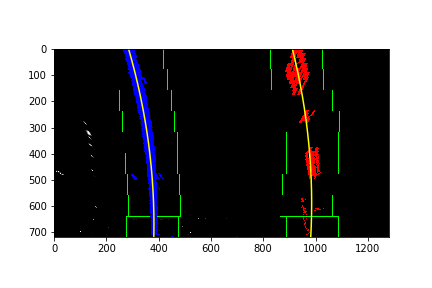
#> input picture examples/color_fit_lines_box.png, 432 x 288 px; its folder holds only this picture in this run
$ python -i binary_warp.py   (imports and definitions only)   (older library calls are emulated)
#> lines starting #> are read from the running program, lines starting #| are printed output that depends on the picture; after the words box and inside, x2 and y2 are one past the last pixel; in counts of white or black regions, pixels touching at a corner belong together
import numpy as np
import cv2
import glob
import matplotlib.pyplot as plt
import matplotlib.image as mpimg
import pickle


def abs_sobel_thresh(img, orient='x', sobel_kernel=3, thresh = (0, 255)):

    # Apply the following steps to img
    # 1) Convert to grayscale
    if len(img.shape) == 3:
        gray = cv2.cvtColor(img, cv2.COLOR_RGB2GRAY)
    else:
        gray = img
    # 2) Take the derivative in x or y given orient = 'x' or 'y'
    if orient == 'x':
        deriv = cv2.Sobel(gray, cv2.CV_64F, 1, 0)
    else:
        deriv = cv2.Sobel(gray, cv2.CV_64F, 0, 1)
    # 3) Take the absolute value of the derivative or gradient
    deriv = np.abs(deriv)
    # 4) Scale to 8-bit (0 - 255) then convert to type = np.uint8
    deriv = np.uint8(255 * deriv / np.max(deriv))
    # 5) Create a mask of 1's where the scaled gradient magnitude
            # is > thresh_min and < thresh_max
    binary_output = np.zeros_like(deriv)
    binary_output[(deriv >= thresh[0]) & (deriv <= thresh[1])] = 1
    # 6) Return this mask as your binary_output image
    return binary_output

# Define a function that applies Sobel x and y,
# then computes the direction of the gradient
# and applies a threshold.
def dir_sobel_threshold(img, sobel_kernel=3, thresh=(0, np.pi/2)):

    # Apply the following steps to img
    # 1) Convert to grayscale
    if len(img.shape) == 3:
        gray = cv2.cvtColor(img, cv2.COLOR_RGB2GRAY)
    else:
        gray = img
    # 2) Take the gradient in x and y separately
    dx = cv2.Sobel(gray, cv2.CV_64F, 1, 0, ksize = sobel_kernel)
    dy = cv2.Sobel(gray, cv2.CV_64F, 0, 1, ksize = sobel_kernel)
    # 3) Take the absolute value of the x and y gradients
    abs_dx = np.abs(dx)
    abs_dy = np.abs(dy)
    # 4) Use np.arctan2(abs_sobely, abs_sobelx) to calculate the direction of the gradient
    direc = np.arctan2(abs_dy, abs_dx)
    # 5) Create a binary mask where direction thresholds are met
    binary_output = np.zeros_like(direc)
    binary_output[(direc > thresh[0]) & (direc < thresh[1])] = 1
    # 6) Return this mask as your binary_output image
    # binary_output = np.copy(img) # Remove this line
    return binary_output


# Define a function that applies Sobel x and y,
# then computes the magnitude of the gradient
# and applies a threshold
def mag_sobel_thresh(img, sobel_kernel=3, mag_thresh=(0, 255)):

    # Apply the following steps to img
    # 1) Convert to grayscale
    if len(img.shape) == 3:
        gray = cv2.cvtColor(img, cv2.COLOR_RGB2GRAY)
    else:
        gray = img
    # 2) Take the gradient in x and y separately
    dx = cv2.Sobel(gray, cv2.CV_64F, 1, 0, ksize = sobel_kernel)
    dy = cv2.Sobel(gray, cv2.CV_64F, 0, 1, ksize = sobel_kernel)
    # 3) Calculate the magnitude
    dxy = np.sqrt(dx**2 + dy**2)
    # 4) Scale to 8-bit (0 - 255) and convert to type = np.uint8
    dxy = np.uint8(255 * dxy / np.max(dxy))
    # 5) Create a binary mask where mag thresholds are met
    binary_output = np.zeros_like(dxy)
    binary_output[(dxy > mag_thresh[0]) & (dxy < mag_thresh[1])] = 1
    # 6) Return this mask as your binary_output image
    return binary_output

# Color thresholding, with both x gradient and color thresholding
def warp(img, x_thresh = (0, 255), y_thresh = (0, 255), mag_thresh = (0, 255), dir_thresh=(0.0, np.pi/2), color_thresh=(20, 100)):
#> called with x_thresh = (0, 255), y_thresh = (0, 255), mag_thresh = (0, 255), dir_thresh = (0, 1.57), color_thresh = (20, 100)
    img = np.copy(img)
    # Convert to HLS color space and separate the V channel
    hls = cv2.cvtColor(img, cv2.COLOR_RGB2HLS).astype(np.float)
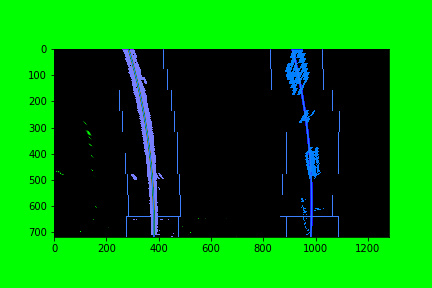
#> hls: shape (288, 432, 3) float64; mean R, G, B 2.1, 127.6, 7.8
    l_channel = hls[:,:,1]
    s_channel = hls[:,:,2]
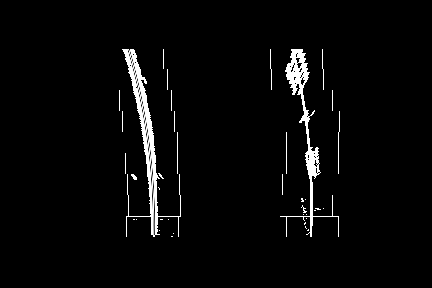
#> s_channel: shape (288, 432) float64; min 0, max 255, mean 7.8
#     threshold gradients using l channel
    sobelx = abs_sobel_thresh(l_channel, orient='x', sobel_kernel=3, thresh = x_thresh) # Take the derivative in x
#> sobelx: shape (288, 432); every value is 1
    sobely = abs_sobel_thresh(l_channel, orient='y', sobel_kernel=3, thresh = y_thresh) # Take the derivative in x
#> call 2 of abs_sobel_thresh, with orient = 'y', sobel_kernel = 3, thresh = (0, 255)
#> in abs_sobel_thresh (call 2), `deriv = cv2.Sobel(gray, cv2.CV_64F, 0, 1)`:
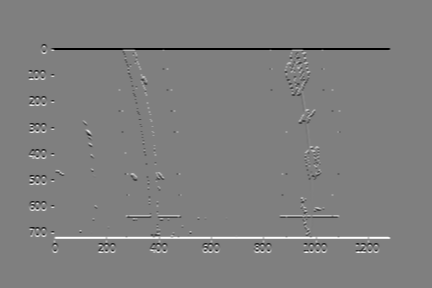
#> deriv: shape (288, 432) float64; min -1020, max 1020, mean 0; drawn with min black and max white
    sobel_mag = mag_sobel_thresh(l_channel, sobel_kernel=3, mag_thresh = mag_thresh)
#> in mag_sobel_thresh, `dxy = np.sqrt(dx**2 + dy**2)`:
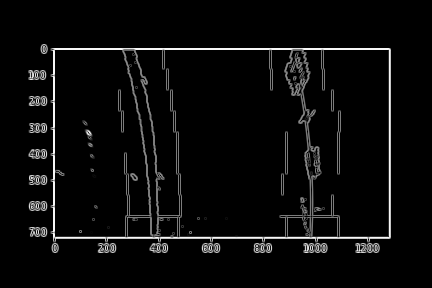
#> dxy: shape (288, 432) float64; min 0, max 1050.7, mean 42.6; drawn with min black and max white
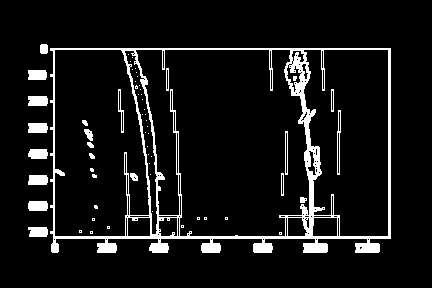
#> sobel_mag: shape (288, 432); values 0 (black) and 1 (white), 8.4% white; 61 white regions (40 under 20 px), largest, box (x1, y1, x2, y2) and area: (50, 48, 391, 253) 8121, (28, 96, 48, 106) 192, (28, 201, 48, 211) 192
    sobel_dir = dir_sobel_threshold(l_channel, sobel_kernel=3, thresh = dir_thresh)
#> in dir_sobel_threshold, `direc = np.arctan2(abs_dy, abs_dx)`:
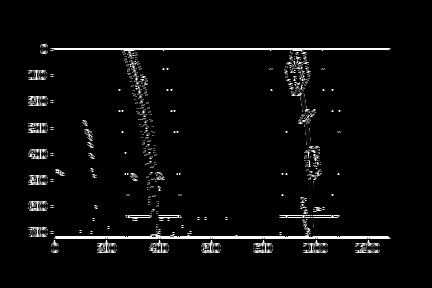
#> direc: shape (288, 432) float64; min 0, max 1.57, mean 0.0567; drawn with min black and max white
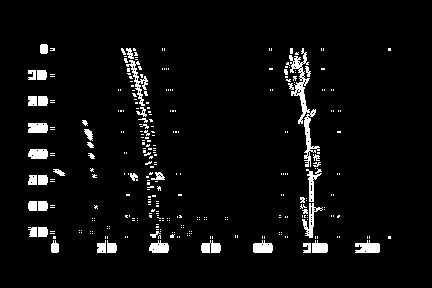
#> sobel_dir: shape (288, 432) float64; values 0 (black) and 1 (white), 4.7% white; 319 white regions (273 under 20 px), largest, box (x1, y1, x2, y2) and area: (289, 48, 320, 167) 821, (126, 60, 148, 106) 259, (355, 240, 380, 253) 232

    sobel = np.zeros_like(l_channel)
    sobel[((sobelx == 1) & (sobely == 1)) | ((sobel_mag == 1) & (sobel_dir == 1))] = 1
#     threshold color channel
    satur = np.zeros_like(s_channel)
    satur[(s_channel >= color_thresh[0]) & (s_channel <= color_thresh[1])] = 1
    # Stack each channel
    # Note color_binary[:, :, 0] is all 0s, effectively an all black image. It might
    # be beneficial to replace this channel with something else.
    gray_binary = np.zeros_like(sobel)
    gray_binary[(sobel == 1) | (satur == 1)] = 1
    color_binary = np.dstack(( np.zeros_like(sobel), sobel, satur))
    return color_binary, gray_binary

def binary_warp(image, cameraMatrix, distCoeffs):
    image = cv2.undistort(image, cameraMatrix, distCoeffs, None, cameraMatrix)
    color, gray = warp(image, x_thresh = (20, 100), y_thresh = (20, 100), mag_thresh = (50, 100), dir_thresh=(.7, 1.3), color_thresh=(160, 255))
    return gray

>>> import cv2
>>> picture = cv2.cvtColor(cv2.imread('../examples/color_fit_lines_box.png'), cv2.COLOR_BGR2RGB)
>>> result = warp(picture)

$ run again, on examples/temp.png
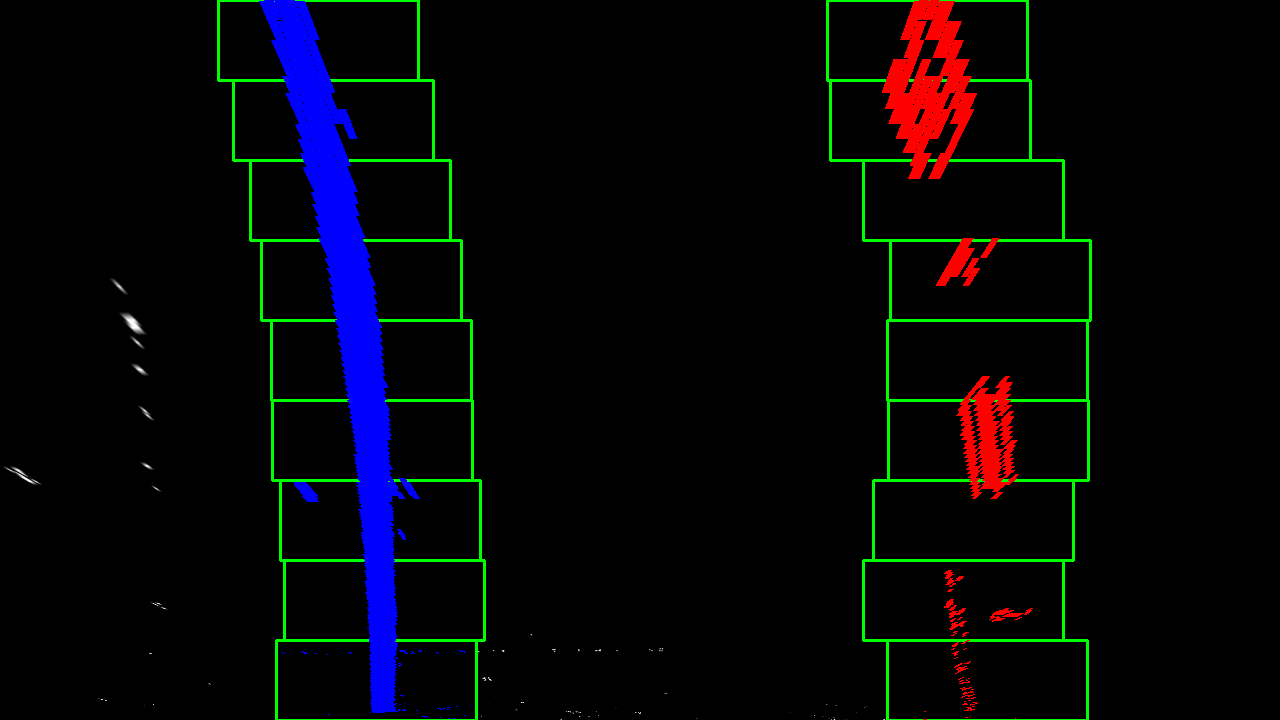
#> input picture examples/temp.png, 1280 x 720 px
#> in warp, `s_channel = hls[:,:,2]`:
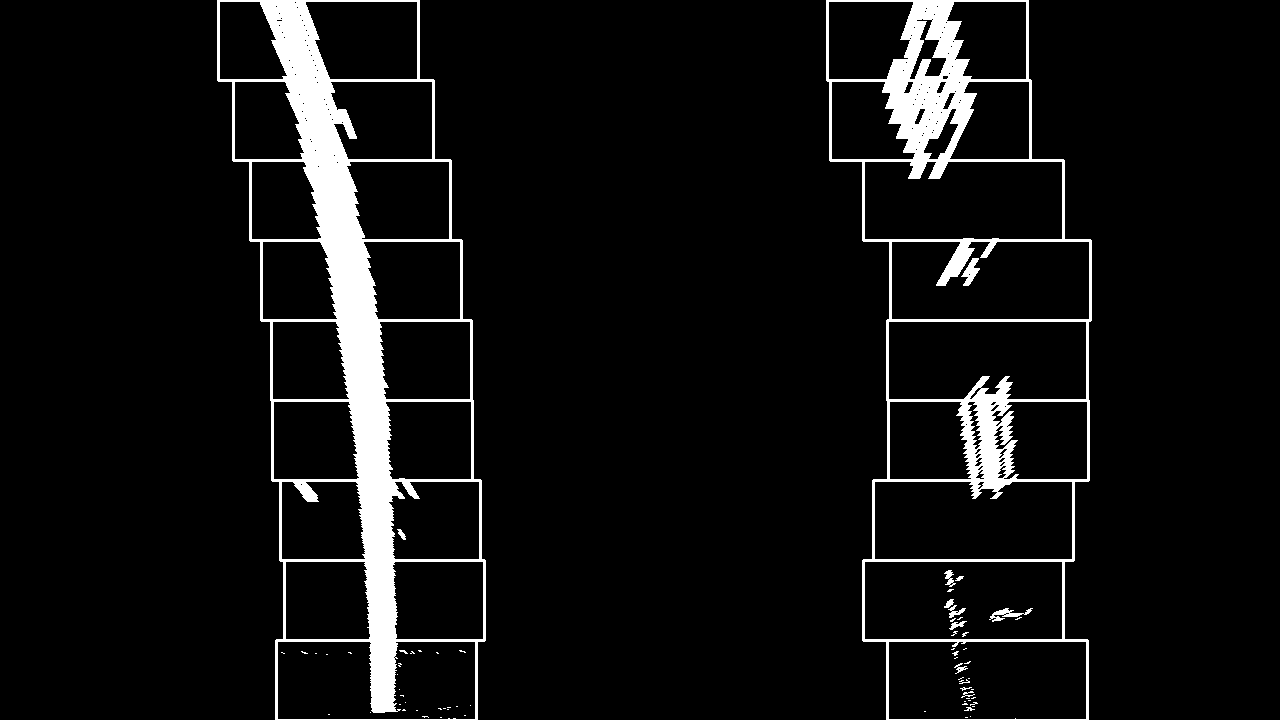
#> s_channel: shape (720, 1280) float64; 6.6% white; 68 white regions (54 under 20 px), largest, box (x1, y1, x2, y2) and area: (217, 0, 486, 720) 36352, (826, 0, 1092, 720) 23272, (961, 258, 980, 286) 253
#> sobelx: shape (720, 1280); every value is 1
#> sobel_mag: shape (720, 1280); values 0 (black) and 1 (white), 4.4% white in thin lines or dots, all inside (x1, y1, x2, y2) = (1, 0, 1093, 720)
#> in warp, `sobel_dir = dir_sobel_threshold(l_channel, sobel_kernel=3, thresh = di..`:
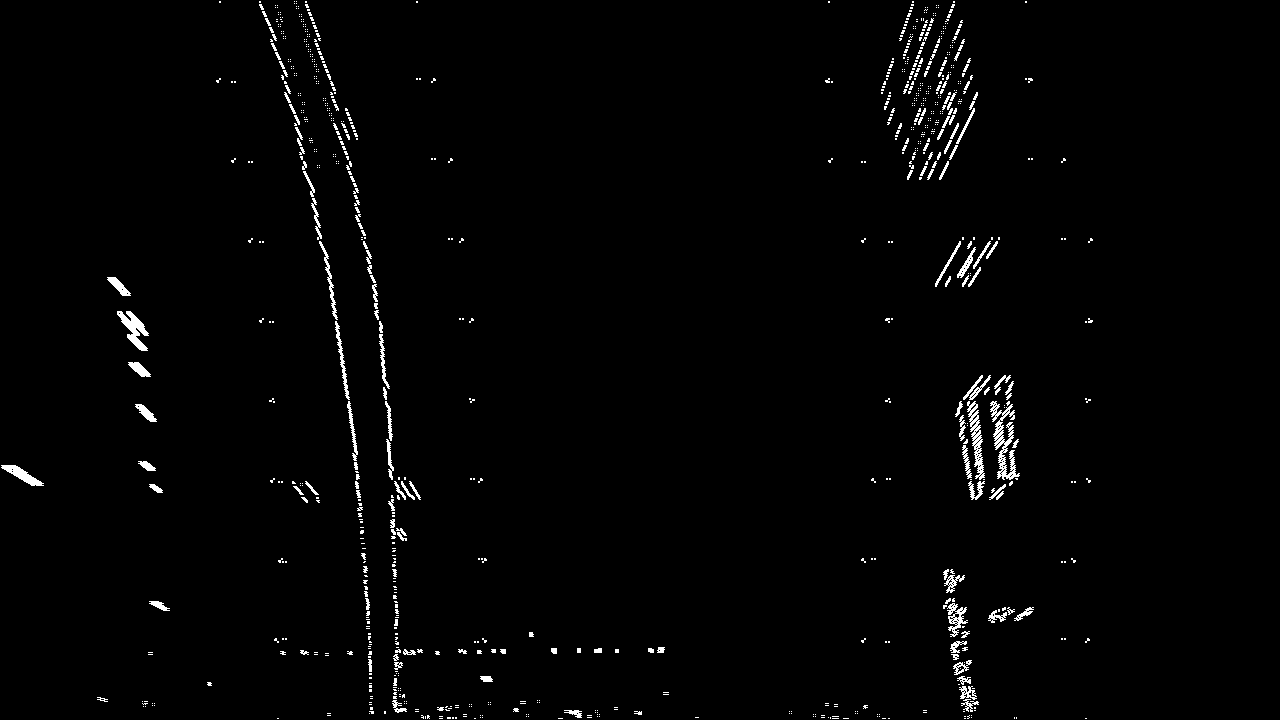
#> sobel_dir: shape (720, 1280) float64; values 0 (black) and 1 (white), 1.6% white in thin lines or dots, all inside (x1, y1, x2, y2) = (1, 1, 1093, 719)

$ run again, on examples/test.png
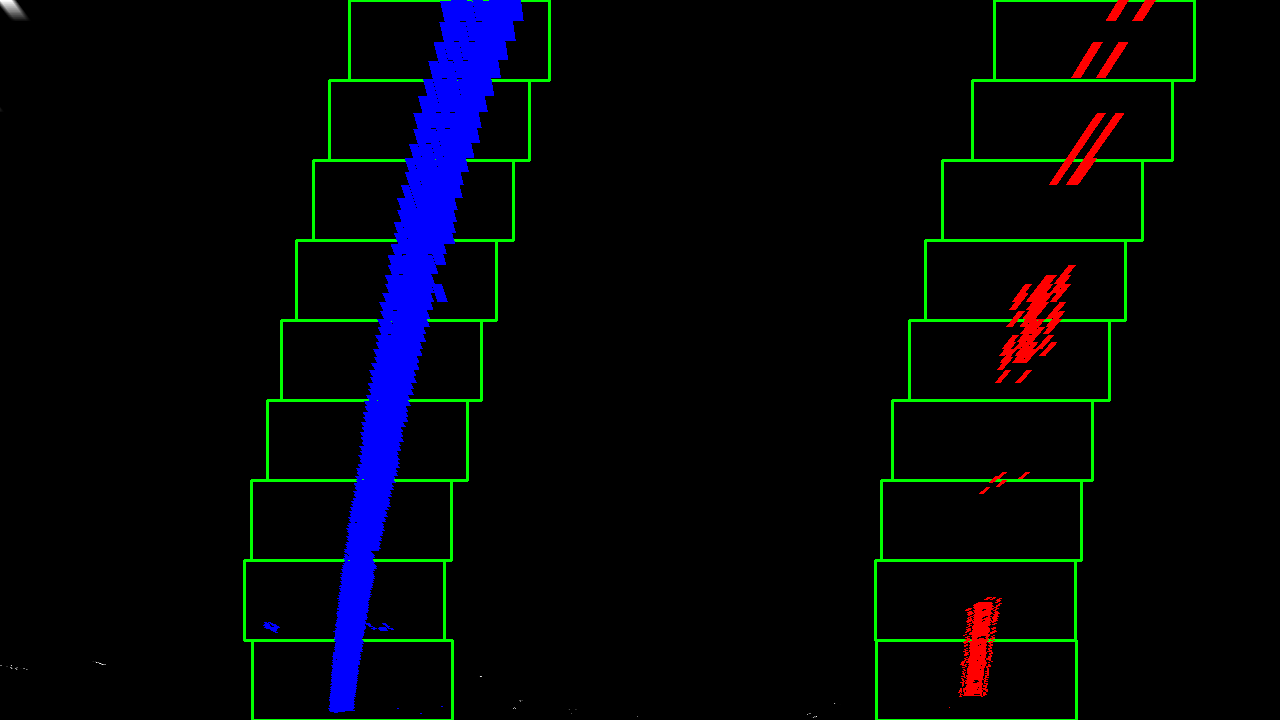
#> input picture examples/test.png, 1280 x 720 px
#> in warp, `s_channel = hls[:,:,2]`:
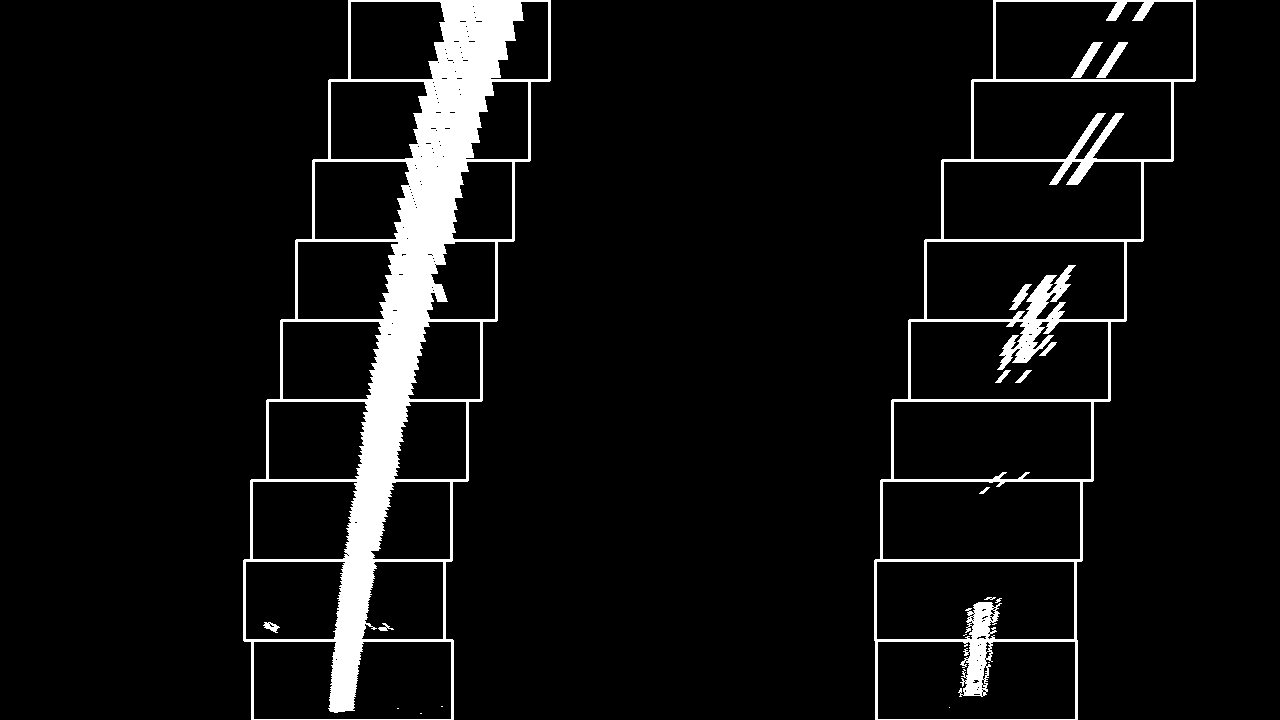
#> s_channel: shape (720, 1280) float64; 6.5% white; 19 white regions (7 under 20 px), largest, box (x1, y1, x2, y2) and area: (243, 0, 551, 720) 42300, (874, 0, 1196, 720) 16307, (1071, 42, 1103, 78) 358
#> sobelx: shape (720, 1280); every value is 1
#> sobel_mag: shape (720, 1280); values 0 (black) and 1 (white), 4% white in thin lines or dots
#> in warp, `sobel_dir = dir_sobel_threshold(l_channel, sobel_kernel=3, thresh = di..`:
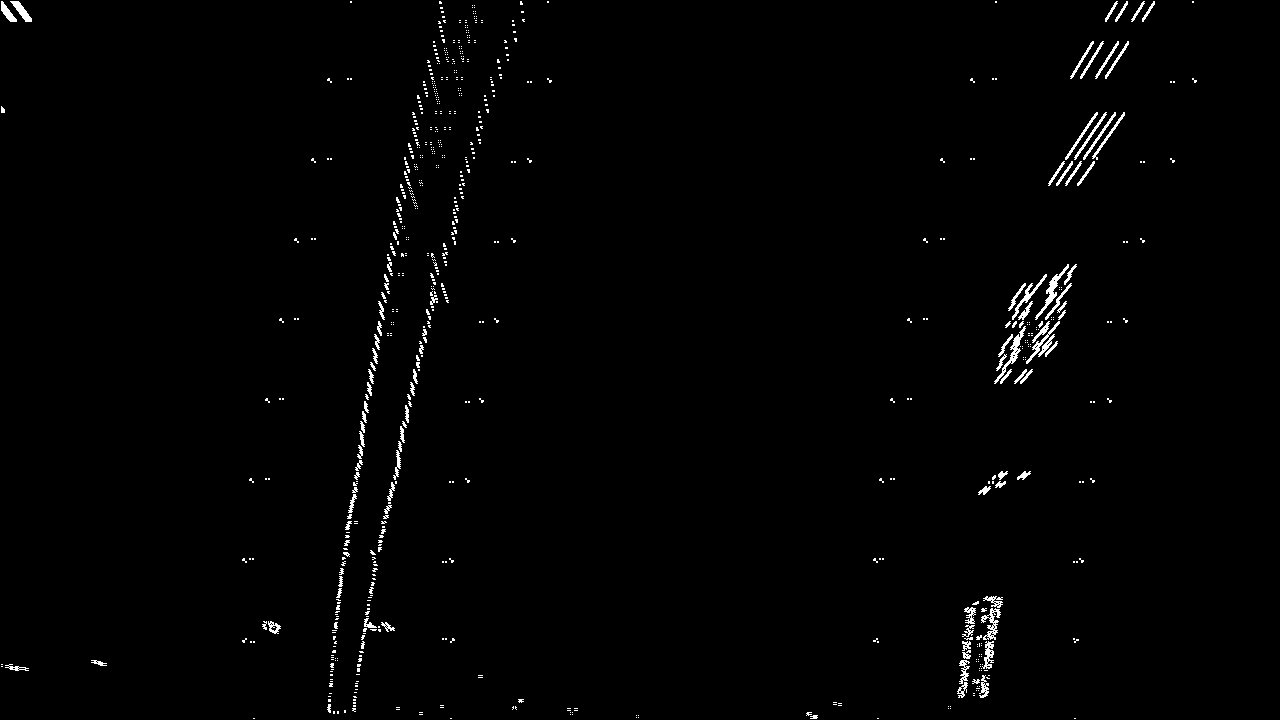
#> sobel_dir: shape (720, 1280) float64; values 0 (black) and 1 (white), 1.1% white in thin lines or dots

$ run again, on examples/test2.png
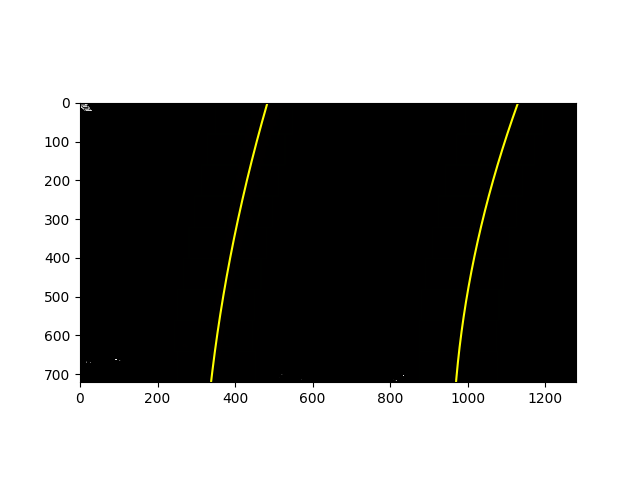
#> input picture examples/test2.png, 640 x 480 px
#> s_channel: shape (480, 640) float64; 3.1% white; 5 white regions (2 under 20 px), largest, box (x1, y1, x2, y2) and area: (174, 104, 293, 382) 6345, (419, 104, 543, 382) 3156, (519, 105, 526, 111) 26
#> sobelx: shape (480, 640); every value is 1
#> sobel_mag: shape (480, 640); values 0 (black) and 1 (white), 4.1% white; 22 white regions (4 under 20 px), largest, box (x1, y1, x2, y2) and area: (74, 101, 579, 389) 8150, (451, 392, 486, 404) 386, (528, 392, 563, 404) 382
#> in warp, `sobel_dir = dir_sobel_threshold(l_channel, sobel_kernel=3, thresh = di..`:
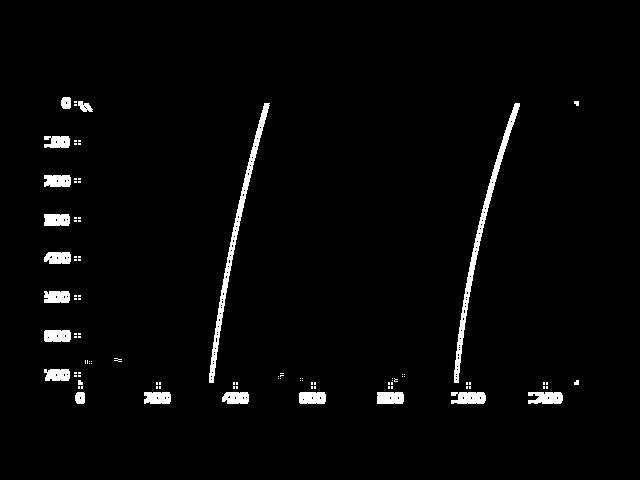
#> sobel_dir: shape (480, 640) float64; values 0 (black) and 1 (white), 2.5% white; 100 white regions (79 under 20 px), largest, box (x1, y1, x2, y2) and area: (454, 103, 520, 383) 1556, (209, 103, 270, 383) 1526, (451, 392, 486, 404) 365
